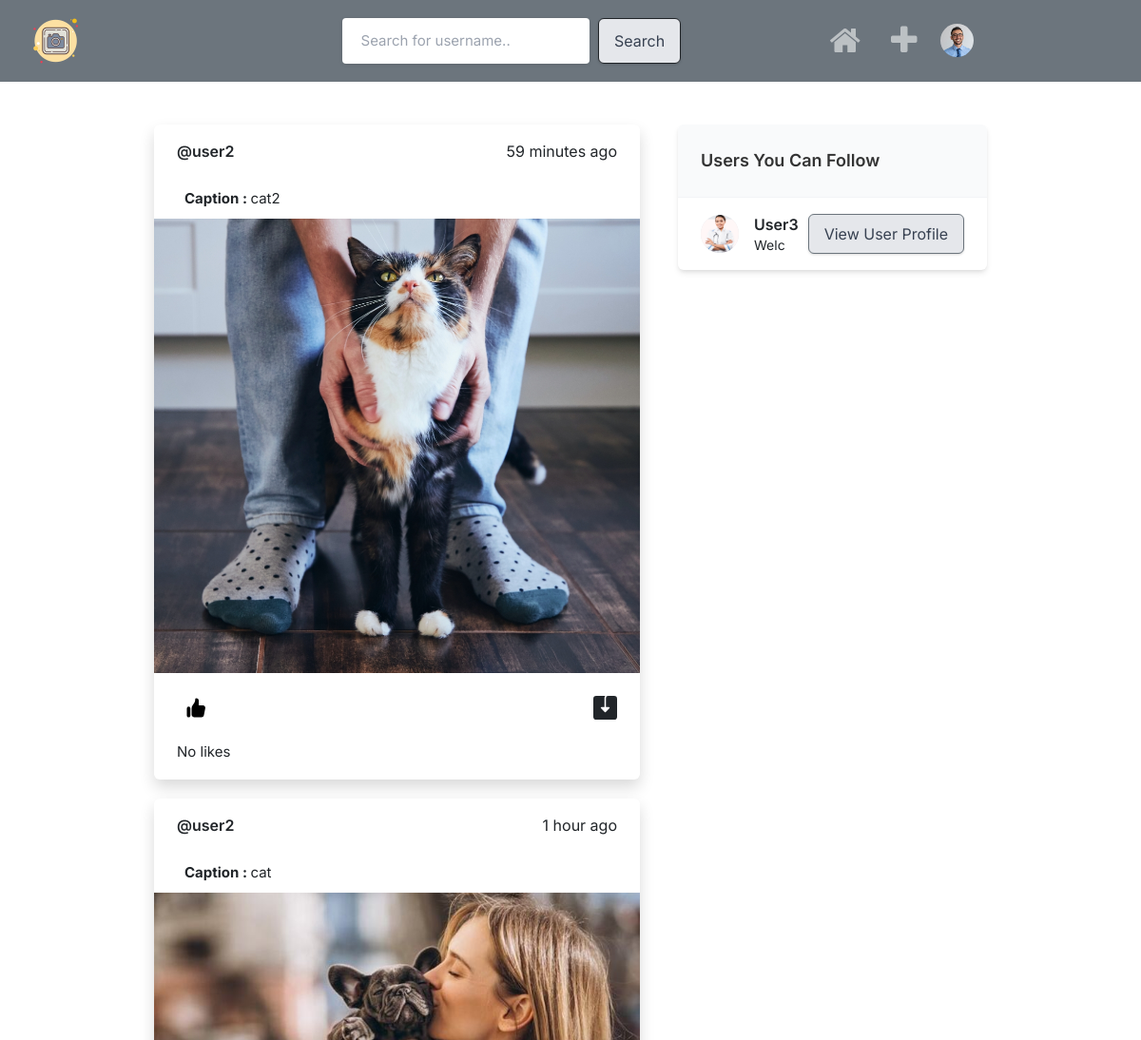
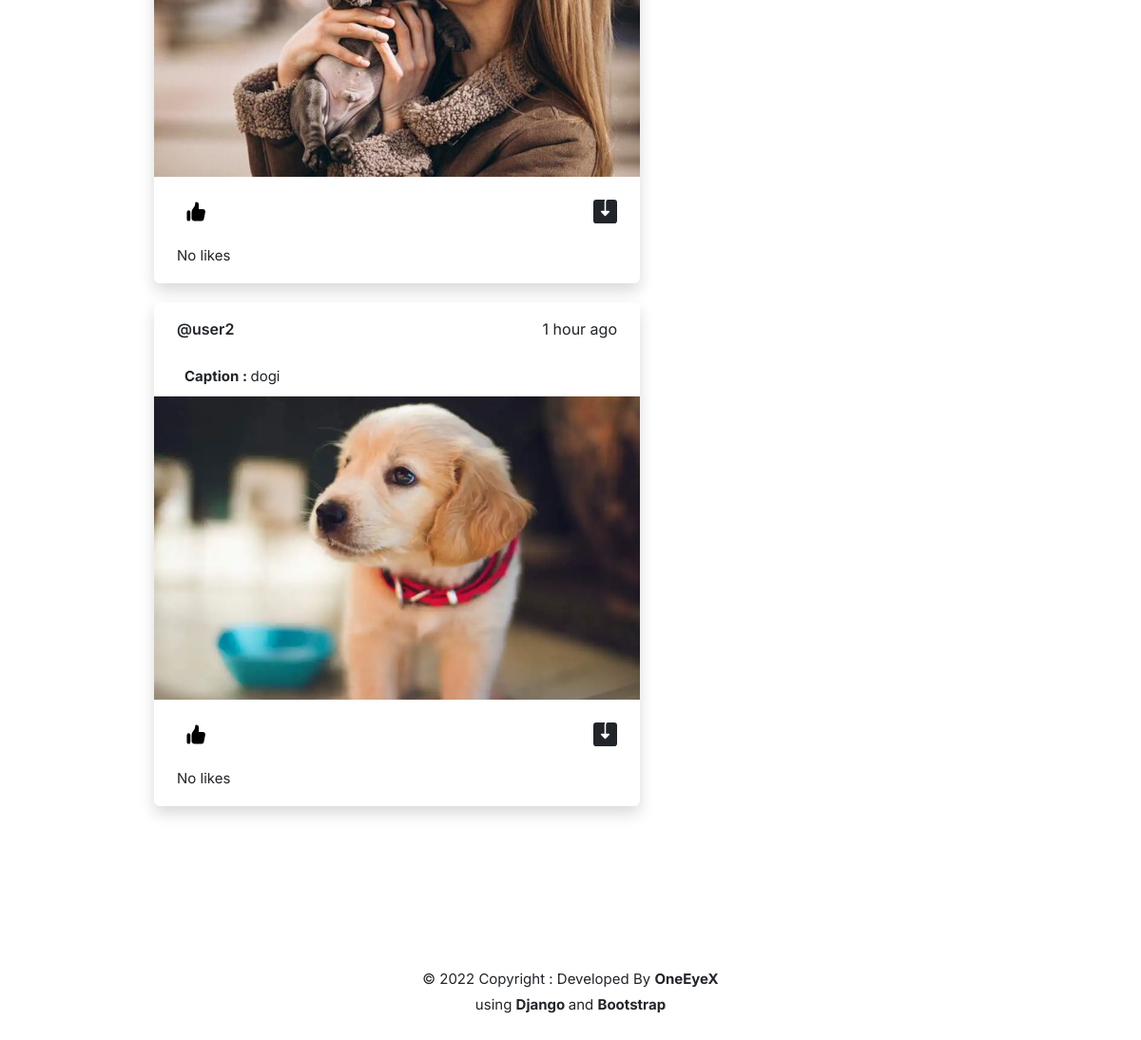
The app's page / (signed in) with its own data (2 pictures, top to bottom).
### core/models.py (models this page shows, shortened)
class Profile(models.Model):
    user = models.ForeignKey(User, on_delete=models.CASCADE)
    id_user = models.IntegerField()
    bio = models.TextField(blank=True)
    profileimg = models.ImageField(
        upload_to="profile_images", default="blank-profile-picture.png"
    )
    location = models.CharField(max_length=100, blank=True)

class Post(models.Model):
    id = models.UUIDField(primary_key=True, default=uuid.uuid4)
    user = models.CharField(max_length=100)
    image = models.ImageField(upload_to="post_images")
    caption = models.TextField()
    created_at = models.DateTimeField(default=datetime.now)
    no_of_likes = models.IntegerField(default=0)

### core/views.py (the view)
# urls.py: path("", views.index, name="index"),
@login_required(login_url="signin")
def index(request):
    user_object = User.objects.get(username=request.user.username)
    user_profile = Profile.objects.get(user=user_object)
    all_profiles = Profile.objects.all()
    user_following_list = []
    feed = []
    user_following = FollowersCount.objects.filter(follower=request.user.username)
    for users in user_following:
        user_following_list.append(users.user)
    for usernames in user_following_list:
        feed_lists = Post.objects.filter(user=usernames)
        feed.append(feed_lists)
    feed_list = list(chain(*feed))
    all_users = User.objects.all()
    user_following_all = []
    for user in user_following:
        user_list = User.objects.get(username=user.user)
        user_following_all.append(user_list)
    new_suggestions_list = [
        x for x in list(all_users) if (x not in list(user_following_all))
    ]
    current_user = User.objects.filter(username=request.user.username)
    final_suggestions_list = [
        x for x in list(new_suggestions_list) if (x not in list(current_user))
    ]
    random.shuffle(final_suggestions_list)
    username_profile = []
    username_profile_list = []
    for users in final_suggestions_list:
        username_profile.append(users.id)
    for ids in username_profile:
        profile_lists = Profile.objects.filter(id_user=ids)
        username_profile_list.append(profile_lists)
    suggestions_username_profile_list = list(chain(*username_profile_list))
    return render(
        request,
        "index.html",
        {
            "all_profiles": all_profiles,
            "user_profile": user_profile,
            "posts": feed_list,
            "suggestions_username_profile_list": suggestions_username_profile_list[:4],
            "user_following_all": user_following_all,
        },
    )

### templates/index.html (shortened to what this page needs)
{% extends 'base.html' %}
{% load static %}
{% block content %}
<div class="container m-auto">
    <div class="lg:flex justify-center lg:space-x-10 lg:space-y-0 space-y-5">
        <div class="space-y-5 flex-shrink-0 lg:w-7/12">
            {% for post in posts reversed %}
            <div class="bg-white shadow rounded-md  -mx-2 lg:mx-0">
                <div class="flex justify-between items-center px-4 py-3">
                    <div class="flex flex-1 items-center space-x-4">
                        <span class="block font-semibold ">
                            <a href="profile/{{post.user}}">
                                @{{post.user}}
                            </a>
                        </span>
                    </div>
                    <div>
                        {{post.created_at|timesince}} ago
                    </div>
                </div>
                <div uk-lightbox>
                    <p style="padding: .5rem 2rem;">
                        {% if post.caption %}
                        <strong>
                            Caption :
                        </strong> {{post.caption}}
                        {% else %}
                        <br>
                        {% endif %}
                    </p>
                    {% if post.image  %}
                    <a href="{{post.image.url}}">
                        <img src="{{post.image.url}}" alt="">
                    </a>
                    {% endif %}
                </div>
                <div class="py-3 px-4 space-y-3">
                    <div class="flex space-x-4 lg:font-bold">
                        <a href="/like-post?post_id={{post.id}}" class="flex items-center space-x-2">
                            <div class="p-2 rounded-full text-black">
                            </div>
                        </a>
                        {% if post.image  %}
                        <a href="{{post.image.url}}" class="flex items-center space-x-2 flex-1 justify-end" download>
                        </a>
                        {% endif %}
                    </div>
                    <div class="flex items-center space-x-3">
                        <div class="">
                            {% if post.no_of_likes == 0 %}
                            <p>No likes</p>
                            {% elif post.no_of_likes == 1 %}
                            <p>Liked by <strong> {{post.no_of_likes}} person</strong></p>
                            {% else %}
                            <p>Liked by <strong>{{post.no_of_likes}} people</strong></p>
                            {% endif %}
                        </div>
                    </div>
                </div>
            </div>
            {% endfor %}
        </div>
        <div class="lg:w-5/12">
            <div class="bg-white  shadow-md rounded-md overflow-hidden">
                <div class="bg-gray-50  border-b border-gray-100 flex items-baseline justify-between py-4 px-6 ">
                    <h2 class="font-semibold text-lg">Users You Can Follow</h2>
                </div>
                <div class="divide-gray-300 divide-gray-50 divide-opacity-50 divide-y px-4 ">
                    {% for suggestion in suggestions_username_profile_list %}
                    <div class="flex items-center justify-between py-3">
                        <div class="flex flex-1 items-center space-x-4">
                            <a href="profile/{{suggestion.user}}">
                                <img src="{{suggestion.profileimg.url}}" class="bg-gray-200 rounded-full w-10 h-10">
                            </a>
                            <div class="flex flex-col">
                                <span class="block capitalize font-semibold"> {{suggestion.user}} </span>
                                <span class="block capitalize text-sm"> {{suggestion.bio}} </span>
                            </div>
                        </div>
                        <a href="profile/{{suggestion.user}}"
                            class=" rounded-full  btn btn-secondary  hover:text-white   ">
                            View User Profile</a>
                    </div>
                    {% endfor %}
                </div>
            </div>
        </div>
    </div>
    {% if posts  %}
    {% include 'footer.html' %}
    {% else %}
    <br><br><br><br><br><br>
    <br><br><br><br><br><br><br>
    {% include 'footer.html' %}
    {% endif %}
</div>
{% endblock content %}

### templates/base.html (shortened to what this page needs)
<!DOCTYPE html>
<html lang="en">
{% load static %}
<head>
    <link href="https://maxcdn.bootstrapcdn.com/font-awesome/4.3.0/css/font-awesome.min.css" rel="stylesheet">
    <link rel="stylesheet" href="https://cdnjs.cloudflare.com/ajax/libs/font-awesome/4.7.0/css/font-awesome.min.css">
    <link rel="stylesheet" href="{% static 'css/main.min.css' %}">
    <link rel="stylesheet" href="{% static 'css/responsive.css' %}">
    <link rel="stylesheet" href="{% static 'assets/css/uikit.css' %}">
    <link rel="stylesheet" href="{% static 'assets/css/style.css' %}">
    <link rel="stylesheet" href="{% static 'assets/css/icons.css' %}">
    <link href="https://cdn.jsdelivr.net/npm/bootstrap@5.1.3/dist/css/bootstrap.min.css" rel="stylesheet"
>
    <link rel="stylesheet" href="{% static 'assets/css/tailwind.css' %}">
    <link rel="stylesheet" href="{% static '../static/css/sass.css' %}">
</head>
<body>
    {% include 'navbar.html' %}
    {% block content %}
    {% endblock content %}
</body>
</html>

### templates/navbar.html (shortened to what this page needs)
{% load static %}
<nav class="navbar navbar-expand-lg navbar-dark bg-secondary">
    <div class="container-fluid">
        <a class="navbar-brand" href="{% url 'index' %}" style="margin-right: 20%">
            <img src="{% static '../static/img/favicon.png' %}" alt="" width="60">
        </a>
        <div class="collapse navbar-collapse text-center" id="navbarSupportedContent">
            <form style="margin-left: 5%;" class="d-flex" action="/search" method="POST">
                <input type="text" name="username" placeholder="Search for username.." />&nbsp; &nbsp;
                <button class="btn btn-outline-dark" type="submit">Search</button>
            </form>
            <ul class="navbar-nav me-auto mb-2 mb-lg-0 navbar-right">
                {% if request.user.is_authenticated %}
                <li class="nav-item" style="padding: 0 0.5rem">
                    <a class="nav-link" aria-current="page" href="{% url 'index' %}">
                        <i class="fa fa-home" style="font-size: 35px"></i>
                    </a>
                </li>
                <li class="nav-item" style="padding: 0 0.5rem">
                    <a class="nav-link" aria-current="page" href="#" data-toggle="modal"
                        data-target="#exampleModalCenter">
                        <i class="fa fa-plus" style="font-size: 35px ;"></i>
                    </a>
                </li>
                {% endif %}
                <li class="nav-item dropdown  ">
                    <a class="nav-link" href="#" id="navbarDropdown" role="button" data-bs-toggle="dropdown"
                        aria-expanded="false">
                        <center>
                            <img src="{{user_profile.profileimg.url}}" width="35" style="border-radius: 50%;" alt="" />
                        </center>
                    </a>
                </li>
            </ul>
        </div>
    </div>
</nav>

### templates/footer.html (shortened to what this page needs)
<div class="footer footer4">
    <div class="text-center">
        <br><br><br><br><br><br><br>
        <p class="capitalize"> ©
             copyright : developed by <a href="https://github.com/OneEyeX"> <strong> OneEyeX</strong></a> <br>
            <span style="text-transform:lowercase;">using</span>
            <a href="javascript:void(0)">
                <b>
                    Django
                </b>
            </a>
            <span style="text-transform:lowercase;">
                and
            </span>
            <a href="javascript:void(0)">
                <b>
                    Bootstrap
                </b>
            </a>
        </p>
        <br><br>
    </div>
</div>

### static/assets/css/style.css (style rules this page uses)
button { vertical-align: middle; }
input { height: 48px; line-height: 48px; padding: 0 20px; outline: none; font-size: 15px; color: #808080; max-width: 100%; width: 100%; -webkit-box-sizing: border-box; box-sizing: border-box; display: block; font-weight: 400; opacity: 1; border-radius: 4px; border: none; -webkit-box-shadow: 0 1px 4px 0px rgba(0, 0, 0, 0.12); box-shadow: 0 1px 4px 0px rgba(0, 0, 0, 0.12); }
input[type="text"], input[type="password"], input[type="email"], input[type="number"] { height: 48px; line-height: 48px; padding: 0 20px; outline: none; font-size: 15px; color: #808080; max-width: 100%; width: 100%; -webkit-box-sizing: border-box; box-sizing: border-box; display: block; font-weight: 400; opacity: 1; border-radius: 4px; border: none; -webkit-box-shadow: 0 1px 4px 0px rgba(0, 0, 0, 0.12); box-shadow: 0 1px 4px 0px rgba(0, 0, 0, 0.12); }
input { -webkit-transition: all 0.1s ease-in-out; transition: all 0.1s ease-in-out; }
::placeholder { color: #808080; opacity: 1; }
button { border: none; margin: 0; padding: 0; width: auto; overflow: visible; background: transparent; color: inherit; font: inherit; line-height: normal; cursor: pointer; }
a { color: #be185d; -webkit-transition: 0.3s; transition: 0.3s; outline: none !important; }
button { outline: none !important; }
img { max-width: 100%; }
body { color: #666; font-size: 15px; line-height: 27px; background-color: #f0f2f5; font-family: "Inter", sans-serif; text-transform: none; }
body p { font-size: 15px; line-height: 27px; }
h1, h2, h3, h4, h5, h6 { font-family: "Inter", sans-serif; text-transform: none; }
input[type="text"], input[type="password"], input[type="email"] { font-family: "Inter", sans-serif; text-transform: none; }
button, body .pac-container { font-family: "Inter", sans-serif; text-transform: none; }
h1, h2, h3, h4, h5, h6 { color: #333; font-weight: 500; margin: 0; padding: 0; }
h2 { font-size: 26px; }
b, strong { font-weight: 700 !important; }
@media (min-width: 1024px) { .container { max-width: 900px !important; padding-top: 45px; } }

### templates/navbar.html (style rules this page uses)
.navbar-right { margin-left: auto; align-items: middle; justify-content: middle; }

### records on screen
Profile: profileimg (picture)
Post: user "user2", created_at "59 minutes", caption "cat2", image (picture), no_of_likes "No likes"
Post: user "user2", created_at "1 hour", caption "cat", image (picture), no_of_likes "No likes"
Post: user "user2", created_at "1 hour", caption "dogi", image (picture), no_of_likes "No likes"
Profile: profileimg (picture), user "User3", bio "Welc"
